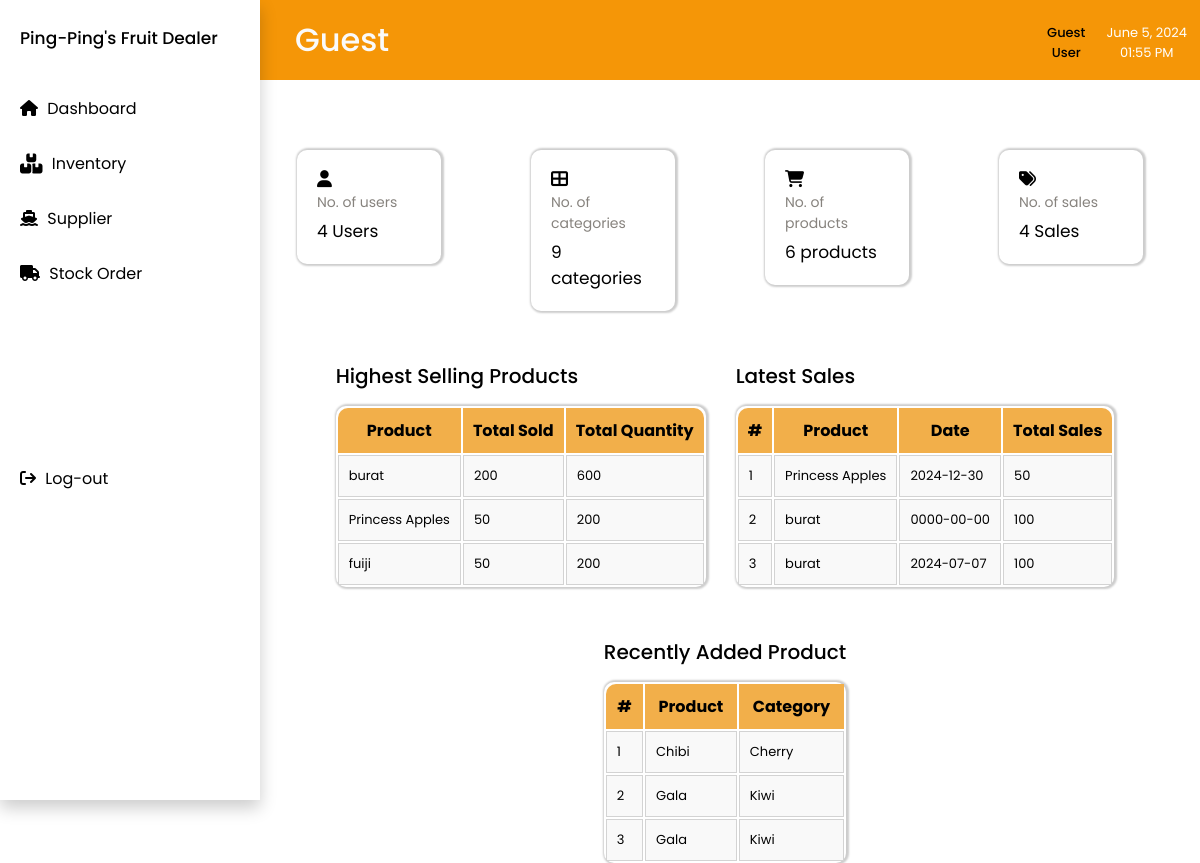
The page /dashcheck.php on the database its author committed.
### tables this page shows
CREATE TABLE `sales` (
  `sales_id` int(11) NOT NULL,
  `sale_product` varchar(50) NOT NULL,
  `sale_size` int(50) NOT NULL,
  `sold_quantity` int(11) NOT NULL,
  `sale_total` int(11) NOT NULL,
  `sale_date` date NOT NULL
);

### dashcheck.php (the view, shortened to what this page needs)
<?php include 'checker_nav.php';
include 'topnav.php';
include 'includes/connection.php';
?>
<!DOCTYPE html>
<html lang="en">
<head>
    <link rel="stylesheet" href="css/dashboard.css">
<body>
<div class="dashboard_content">
        <div class="boxes">
            <div class="card">
                <i class="fas fa-user"></i>
                <div class="first_text_total">No. of users
                </div>
                <?php
                    $query = "SELECT ID FROM manage_user ORDER BY ID ";
                    $query_run = mysqli_query($conn,$query);
                    $row = mysqli_num_rows($query_run);
                    echo "$row Users";
                ?>
            </div>
            <div class="card">
                <i class="fa fa-th-large"></i>
                <div class="first_text_total">No. of categories</div>
                <div class="text_total"> 9 categories
                </div>
            </div>
            <div class="card">
                <i class="fa fa-shopping-cart"></i>
                <div class="first_text_total">No. of products
                </div>
                <?php
                    $query = "SELECT inventory_id FROM inventory";
                    $results = mysqli_query($conn,$query);
                    $row = mysqli_num_rows($results);
                    echo "$row products";
                ?>
            </div>
            <div class="card">
                <i class="fa fa-tags"></i>
                <div class="first_text_total">No. of sales</div>
                <?php
                    $query = "SELECT sales_ID FROM sales ";
                    $query_run = mysqli_query($conn,$query);
                    $row = mysqli_num_rows($query_run);
                    echo "$row Sales";
                ?>
        </div>
</div>
    <div class="table_names">
        <div class="first_part_content">
        <h2>Highest Selling Products</h2>
<table class="first_table">
    <tr>
        <th class="border-top-left">Product</th>
        <th>Total Sold</th>
        <th class="border-top-right">Total Quantity</th>
    </tr>
    <?php
    $sql = "SELECT sale_product, SUM(sale_total) AS sale_total, SUM(sold_quantity) AS sold_quantity
            FROM sales
            GROUP BY sale_product
            ORDER BY sale_total DESC
            LIMIT 3";
    $result = $conn->query($sql);
    if ($result->num_rows > 0) {
        while ($row = $result->fetch_assoc()) {
            echo '<tr>';
            echo '<td>' . htmlspecialchars($row['sale_product']) . '</td>';
            echo '<td>' . htmlspecialchars($row['sale_total']) . '</td>';
            echo '<td>' . htmlspecialchars($row['sold_quantity']) . '</td>';
            echo '</tr>';
        }
    } else {
        echo '<tr><td colspan="3">No records found</td></tr>';
    }
    ?>
</table>
        </div>
        <div class="second_part_content">
            <h2>Latest Sales</h2>
            <table class="second_table">
                <tr>
                    <th class="border-top-left">#</th>
                    <th>Product</th>
                    <th>Date</th>
                    <th class="border-top-right">Total Sales</th>
                </tr>
                <?php
            $sql = "SELECT sale_product, sale_date, sale_total FROM sales ORDER BY sales_id DESC LIMIT 3";
            $result = $conn->query($sql);
            if ($result->num_rows > 0) {
            $counter = 1;
            while ($row = $result->fetch_assoc()) {
                echo '<tr>';
                echo '<td>' . $counter . '</td>';
                echo '<td>' . htmlspecialchars($row['sale_product']) . '</td>';
                echo '<td>' . htmlspecialchars($row['sale_date']) . '</td>';
                echo '<td>' . htmlspecialchars($row['sale_total']) . '</td>';
                echo '</tr>';
                $counter++;
            }
        } else {
            echo '<tr><td colspan="4">No records found</td></tr>';
        }
                ?>
            </table>
        </div>
        <div class="third_part_content">
            <h2>Recently Added Product</h2>
            <table class="third_table">
                <tr>
                    <th class="border-top-left" class="border-top-right">#</th>
                    <th>Product </th>
                    <th>Category</th>
                </tr>
        <?php
            $sql = "SELECT product_name, category FROM inventory ORDER BY inventory_id DESC LIMIT 3";
            $result = $conn->query($sql);
            if ($result->num_rows > 0) {
            $counter = 1;
            while ($row = $result->fetch_assoc()) {
                echo '<tr>';
                echo '<td>' . $counter . '</td>';
                echo '<td>' . htmlspecialchars($row['product_name']) . '</td>';
                echo '<td>' . htmlspecialchars($row['category']) . '</td>';
                echo '</tr>';
                $counter++;
            }
        }
                ?>
            </table>
        </div>
    </div>
</div>
</body>
</html>

### css/main.css (style rules this page uses)
* { padding: 0; margin: 0; box-sizing: border-box; font-family: 'Poppins', sans-serif; }

### css/dashboard.css (style rules this page uses)
.boxes { height: auto; display: flex; gap: 90px; flex-direction: row; justify-content: center; margin-top: 70px; margin-left: 240px; }
.card { width: 15%; height: 100%; background: #FFFFFF; box-shadow: 1px 0 2px 2px rgba(0, 0, 0, 0.2); border-radius: 10px; padding: 20px; display: flex; flex-direction: column; font-size: 17px; font-weight: 2000px;; }
.first_text_total { color: #87837E; font-size: 14px; display: flex; flex-direction: column; padding: 5px 0px 5px; }
.table_names { display: flex; flex-direction: row; margin-top: 30px; margin-left: 320px; gap: 30px; margin-right: 70px; flex-wrap: wrap; justify-content: center; }
.first_table { width: 100%; border-radius: 10px; box-shadow: 1px 0 2px 2px rgba(0, 0, 0, 0.2); }
.second_table { width: 100%; background: #FFFFFF; border-radius: 10px; box-shadow: 1px 0 2px 2px rgba(0, 0, 0, 0.2); }
.third_table { width: 100%; background: #FFFFFF; border-radius: 10px; box-shadow: 1px 0 2px 2px rgba(0, 0, 0, 0.2); }
h2 { font-size: 20px; font-weight: 500; color: #000000; margin-top: 20px; }
td, th .first_table .second_table { padding: 10px; border: 1px solid lightgray;; border-collapse: collapse; text-align: left; }
th { background-color: #f2af4a; color: rgb(0, 0, 0); font-size: 16px; font-weight: 100px; padding: 10px; }
td { background-color: #f9f9f9; color: rgb(0, 0, 0); font-size: 13px; padding: 10px; }
.first_part_content { flex-direction: column; gap: 15px; display: flex; }
.second_part_content { flex-direction: column; gap: 15px; display: flex; }
.third_part_content { flex-direction: column; gap: 15px; display: flex; }
.border-top-left { border-top-left-radius: 10px; }
.border-top-right { border-top-right-radius: 10px; }

### rows shown on the page
sales: sale_product "Princess Apples", sale_date "2024-12-30", sale_total "50"
sales: sale_product "burat", sale_date "0000-00-00", sale_total "100"
sales: sale_product "burat", sale_date "2024-07-07", sale_total "100"

### other values the page prints
$user_role "Guest"
$name "Guest User"
$row "4"
$row "6"
$row['sale_product'] "burat"
$row['sale_total'] "200"
$row['sold_quantity'] "600"
$row['sale_product'] "Princess Apples"
$row['sale_total'] "50"
$row['sold_quantity'] "200"
$row['sale_product'] "fuiji"
$row['product_name'] "Chibi"
$row['category'] "Cherry"
$row['product_name'] "Gala"
$row['category'] "Kiwi"
